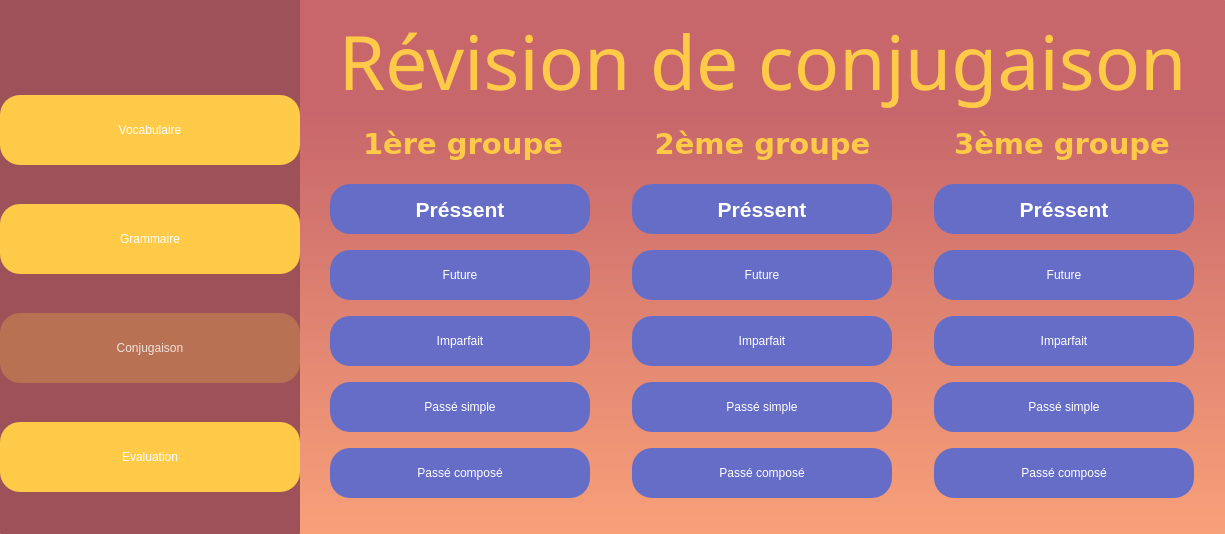
<?xml version="1.0" encoding="UTF-8"?>
<ui version="4.0">
 <class>MainWindow</class>
 <widget class="QMainWindow" name="MainWindow">
  <property name="geometry">
   <rect>
    <x>0</x>
    <y>0</y>
    <width>1225</width>
    <height>534</height>
   </rect>
  </property>
  <property name="windowTitle">
   <string>MainWindow</string>
  </property>
  <property name="styleSheet">
   <string notr="true">border-radius: 1px</string>
  </property>
  <widget class="QWidget" name="centralwidget">
   <property name="styleSheet">
    <string notr="true">background-color: qlineargradient(spread:pad, x1:1, y1:0.21, x2:1, y2:1, stop:0 rgba(199, 103, 107, 255), stop:1 rgba(248, 161, 121, 255));</string>
   </property>
   <layout class="QGridLayout" name="gridLayout_4">
    <property name="leftMargin">
     <number>0</number>
    </property>
    <property name="topMargin">
     <number>0</number>
    </property>
    <property name="rightMargin">
     <number>0</number>
    </property>
    <property name="bottomMargin">
     <number>0</number>
    </property>
    <property name="spacing">
     <number>0</number>
    </property>
    <item row="0" column="0">
     <widget class="QFrame" name="side_menu">
      <property name="minimumSize">
       <size>
        <width>0</width>
        <height>0</height>
       </size>
      </property>
      <property name="maximumSize">
       <size>
        <width>300</width>
        <height>16777215</height>
       </size>
      </property>
      <property name="layoutDirection">
       <enum>Qt::LeftToRight</enum>
      </property>
      <property name="styleSheet">
       <string notr="true">background-color: rgb(157, 81, 88);</string>
      </property>
      <property name="frameShape">
       <enum>QFrame::StyledPanel</enum>
      </property>
      <property name="frameShadow">
       <enum>QFrame::Raised</enum>
      </property>
      <layout class="QGridLayout" name="gridLayout">
       <property name="leftMargin">
        <number>0</number>
       </property>
       <property name="topMargin">
        <number>0</number>
       </property>
       <property name="rightMargin">
        <number>0</number>
       </property>
       <property name="bottomMargin">
        <number>0</number>
       </property>
       <property name="spacing">
        <number>0</number>
       </property>
       <item row="3" column="0">
        <widget class="QToolButton" name="btn_to_gram">
         <property name="maximumSize">
          <size>
           <width>500</width>
           <height>70</height>
          </size>
         </property>
         <property name="cursor">
          <cursorShape>PointingHandCursor</cursorShape>
         </property>
         <property name="styleSheet">
          <string notr="true">background-color: rgb(255, 202, 71);
border-radius: 20px;
color: white;
font: 700 22pt &quot;Segoe UI Variable Display&quot;;</string>
         </property>
         <property name="text">
          <string>Grammaire</string>
         </property>
        </widget>
       </item>
       <item row="6" column="0">
        <widget class="QToolButton" name="btn_to_eval">
         <property name="maximumSize">
          <size>
           <width>500</width>
           <height>70</height>
          </size>
         </property>
         <property name="cursor">
          <cursorShape>PointingHandCursor</cursorShape>
         </property>
         <property name="styleSheet">
          <string notr="true">background-color: rgb(255, 202, 71);
border-radius: 20px;
color: white;
font: 700 22pt &quot;Segoe UI Variable Display&quot;;</string>
         </property>
         <property name="text">
          <string>Evaluation</string>
         </property>
        </widget>
       </item>
       <item row="5" column="0">
        <widget class="QToolButton" name="toolButton">
         <property name="enabled">
          <bool>false</bool>
         </property>
         <property name="maximumSize">
          <size>
           <width>500</width>
           <height>70</height>
          </size>
         </property>
         <property name="cursor">
          <cursorShape>PointingHandCursor</cursorShape>
         </property>
         <property name="styleSheet">
          <string notr="true">background-color: rgba(255, 202, 71,70);
border-radius: 20px;
color: rgba(255, 255,255,200);
font: 700 22pt &quot;Segoe UI Variable Display&quot;;</string>
         </property>
         <property name="text">
          <string>Conjugaison</string>
         </property>
        </widget>
       </item>
       <item row="1" column="0">
        <spacer name="verticalSpacer">
         <property name="orientation">
          <enum>Qt::Vertical</enum>
         </property>
         <property name="sizeType">
          <enum>QSizePolicy::Fixed</enum>
         </property>
         <property name="sizeHint" stdset="0">
          <size>
           <width>41</width>
           <height>56</height>
          </size>
         </property>
        </spacer>
       </item>
       <item row="2" column="0">
        <widget class="QToolButton" name="btn_to_vocab">
         <property name="enabled">
          <bool>true</bool>
         </property>
         <property name="sizePolicy">
          <sizepolicy hsizetype="Preferred" vsizetype="Maximum">
           <horstretch>0</horstretch>
           <verstretch>0</verstretch>
          </sizepolicy>
         </property>
         <property name="maximumSize">
          <size>
           <width>500</width>
           <height>70</height>
          </size>
         </property>
         <property name="cursor">
          <cursorShape>PointingHandCursor</cursorShape>
         </property>
         <property name="layoutDirection">
          <enum>Qt::LeftToRight</enum>
         </property>
         <property name="styleSheet">
          <string notr="true">background-color: rgb(255, 202, 71);
border-radius: 20px;
color: white;
font: 700 22pt &quot;Segoe UI Variable Display&quot;;</string>
         </property>
         <property name="text">
          <string>Vocabulaire</string>
         </property>
        </widget>
       </item>
      </layout>
     </widget>
    </item>
    <item row="0" column="1">
     <widget class="QWidget" name="main_menu" native="true">
      <layout class="QGridLayout" name="gridLayout_3">
       <item row="0" column="0">
        <widget class="QFrame" name="title_frame">
         <property name="maximumSize">
          <size>
           <width>16777215</width>
           <height>200</height>
          </size>
         </property>
         <property name="styleSheet">
          <string notr="true">background-color: rgba(255, 255, 255,0);</string>
         </property>
         <property name="frameShape">
          <enum>QFrame::StyledPanel</enum>
         </property>
         <property name="frameShadow">
          <enum>QFrame::Raised</enum>
         </property>
         <layout class="QGridLayout" name="gridLayout_2">
          <property name="leftMargin">
           <number>0</number>
          </property>
          <property name="topMargin">
           <number>0</number>
          </property>
          <property name="rightMargin">
           <number>0</number>
          </property>
          <property name="bottomMargin">
           <number>0</number>
          </property>
          <property name="spacing">
           <number>0</number>
          </property>
          <item row="0" column="0">
           <widget class="QLabel" name="label">
            <property name="font">
             <font>
              <family>Sitka Heading Semibold</family>
              <pointsize>56</pointsize>
             </font>
            </property>
            <property name="styleSheet">
             <string notr="true">color:rgb(255, 202, 71);
background-color: rgba(255, 255, 255,0);</string>
            </property>
            <property name="text">
             <string>Révision de conjugaison</string>
            </property>
            <property name="alignment">
             <set>Qt::AlignCenter</set>
            </property>
           </widget>
          </item>
         </layout>
        </widget>
       </item>
       <item row="1" column="0">
        <widget class="QFrame" name="content_frame">
         <property name="styleSheet">
          <string notr="true">background-color: rgba(255, 255, 255,0);</string>
         </property>
         <property name="frameShape">
          <enum>QFrame::StyledPanel</enum>
         </property>
         <property name="frameShadow">
          <enum>QFrame::Raised</enum>
         </property>
         <layout class="QGridLayout" name="gridLayout_6">
          <property name="horizontalSpacing">
           <number>10</number>
          </property>
          <item row="0" column="0">
           <widget class="QLabel" name="label_2">
            <property name="minimumSize">
             <size>
              <width>0</width>
              <height>0</height>
             </size>
            </property>
            <property name="maximumSize">
             <size>
              <width>16777215</width>
              <height>16777215</height>
             </size>
            </property>
            <property name="font">
             <font>
              <family>Verdana</family>
              <pointsize>22</pointsize>
              <italic>false</italic>
              <bold>true</bold>
             </font>
            </property>
            <property name="styleSheet">
             <string notr="true">color:rgb(255, 202, 71);

background-color: rgba(255, 255, 255,0);
font: 700 22pt &quot;Verdana&quot;;</string>
            </property>
            <property name="text">
             <string>1ère groupe</string>
            </property>
            <property name="alignment">
             <set>Qt::AlignCenter</set>
            </property>
           </widget>
          </item>
          <item row="0" column="1">
           <widget class="QLabel" name="label_3">
            <property name="maximumSize">
             <size>
              <width>16777215</width>
              <height>60</height>
             </size>
            </property>
            <property name="font">
             <font>
              <family>Verdana</family>
              <pointsize>22</pointsize>
              <italic>false</italic>
              <bold>true</bold>
             </font>
            </property>
            <property name="styleSheet">
             <string notr="true">color:rgb(255, 202, 71);
background-color: rgba(255, 255, 255,0);
font: 700 22pt &quot;Verdana&quot;;</string>
            </property>
            <property name="text">
             <string>2ème groupe</string>
            </property>
            <property name="alignment">
             <set>Qt::AlignCenter</set>
            </property>
           </widget>
          </item>
          <item row="0" column="2">
           <widget class="QLabel" name="label_4">
            <property name="maximumSize">
             <size>
              <width>16777215</width>
              <height>60</height>
             </size>
            </property>
            <property name="font">
             <font>
              <family>Verdana</family>
              <pointsize>22</pointsize>
              <italic>false</italic>
              <bold>true</bold>
             </font>
            </property>
            <property name="styleSheet">
             <string notr="true">color:rgb(255, 202, 71);
background-color: rgba(255, 255, 255,0);
font: 700 22pt &quot;Verdana&quot;;</string>
            </property>
            <property name="text">
             <string>3ème groupe</string>
            </property>
            <property name="alignment">
             <set>Qt::AlignCenter</set>
            </property>
           </widget>
          </item>
          <item row="1" column="0" colspan="3">
           <widget class="QFrame" name="frame">
            <property name="frameShape">
             <enum>QFrame::StyledPanel</enum>
            </property>
            <property name="frameShadow">
             <enum>QFrame::Raised</enum>
            </property>
            <layout class="QGridLayout" name="gridLayout_5">
             <property name="leftMargin">
              <number>0</number>
             </property>
             <property name="topMargin">
              <number>17</number>
             </property>
             <property name="rightMargin">
              <number>0</number>
             </property>
             <property name="bottomMargin">
              <number>0</number>
             </property>
             <property name="horizontalSpacing">
              <number>30</number>
             </property>
             <property name="verticalSpacing">
              <number>16</number>
             </property>
             <item row="0" column="0">
              <widget class="QPushButton" name="btn_gr1_pr">
               <property name="minimumSize">
                <size>
                 <width>0</width>
                 <height>50</height>
                </size>
               </property>
               <property name="maximumSize">
                <size>
                 <width>260</width>
                 <height>16777215</height>
                </size>
               </property>
               <property name="font">
                <font>
                 <family>Tahoma</family>
                 <pointsize>16</pointsize>
                 <italic>false</italic>
                 <bold>true</bold>
                </font>
               </property>
               <property name="cursor">
                <cursorShape>PointingHandCursor</cursorShape>
               </property>
               <property name="styleSheet">
                <string notr="true">border-radius:20px;
background-color:rgb(102, 109, 198); 
font: 700 16pt &quot;Tahoma&quot;;
color: rgb(255, 255, 255);

</string>
               </property>
               <property name="text">
                <string>Préssent</string>
               </property>
              </widget>
             </item>
             <item row="0" column="1">
              <widget class="QPushButton" name="btn_gr2_pr">
               <property name="minimumSize">
                <size>
                 <width>0</width>
                 <height>50</height>
                </size>
               </property>
               <property name="maximumSize">
                <size>
                 <width>260</width>
                 <height>16777215</height>
                </size>
               </property>
               <property name="font">
                <font>
                 <family>Tahoma</family>
                 <pointsize>16</pointsize>
                 <italic>false</italic>
                 <bold>true</bold>
                </font>
               </property>
               <property name="cursor">
                <cursorShape>PointingHandCursor</cursorShape>
               </property>
               <property name="styleSheet">
                <string notr="true">border-radius:20px;
background-color:rgb(102, 109, 198); 
font: 700 16pt &quot;Tahoma&quot;;
color: rgb(255, 255, 255);

</string>
               </property>
               <property name="text">
                <string>Préssent</string>
               </property>
              </widget>
             </item>
             <item row="0" column="2">
              <widget class="QPushButton" name="btn_gr3_pr">
               <property name="minimumSize">
                <size>
                 <width>0</width>
                 <height>50</height>
                </size>
               </property>
               <property name="maximumSize">
                <size>
                 <width>260</width>
                 <height>16777215</height>
                </size>
               </property>
               <property name="font">
                <font>
                 <family>Tahoma</family>
                 <pointsize>16</pointsize>
                 <italic>false</italic>
                 <bold>true</bold>
                </font>
               </property>
               <property name="cursor">
                <cursorShape>PointingHandCursor</cursorShape>
               </property>
               <property name="styleSheet">
                <string notr="true">border-radius:20px;
background-color:rgb(102, 109, 198); 
font: 700 16pt &quot;Tahoma&quot;;
color: rgb(255, 255, 255);

</string>
               </property>
               <property name="text">
                <string>Préssent</string>
               </property>
              </widget>
             </item>
             <item row="1" column="0">
              <widget class="QPushButton" name="btn_gr1_fu">
               <property name="minimumSize">
                <size>
                 <width>0</width>
                 <height>50</height>
                </size>
               </property>
               <property name="maximumSize">
                <size>
                 <width>260</width>
                 <height>16777215</height>
                </size>
               </property>
               <property name="cursor">
                <cursorShape>PointingHandCursor</cursorShape>
               </property>
               <property name="styleSheet">
                <string notr="true">border-radius:20px;
background-color:rgb(102, 109, 198); 
font: 700 16pt &quot;Tahoma&quot;;
color: rgb(255, 255, 255);

</string>
               </property>
               <property name="text">
                <string>Future</string>
               </property>
              </widget>
             </item>
             <item row="1" column="1">
              <widget class="QPushButton" name="btn_gr2_fu">
               <property name="minimumSize">
                <size>
                 <width>0</width>
                 <height>50</height>
                </size>
               </property>
               <property name="maximumSize">
                <size>
                 <width>260</width>
                 <height>16777215</height>
                </size>
               </property>
               <property name="cursor">
                <cursorShape>PointingHandCursor</cursorShape>
               </property>
               <property name="styleSheet">
                <string notr="true">border-radius:20px;
background-color:rgb(102, 109, 198); 
font: 700 16pt &quot;Tahoma&quot;;
color: rgb(255, 255, 255);

</string>
               </property>
               <property name="text">
                <string>Future</string>
               </property>
              </widget>
             </item>
             <item row="1" column="2">
              <widget class="QPushButton" name="btn_gr3_fu">
               <property name="minimumSize">
                <size>
                 <width>0</width>
                 <height>50</height>
                </size>
               </property>
               <property name="maximumSize">
                <size>
                 <width>260</width>
                 <height>16777215</height>
                </size>
               </property>
               <property name="cursor">
                <cursorShape>PointingHandCursor</cursorShape>
               </property>
               <property name="styleSheet">
                <string notr="true">border-radius:20px;
background-color:rgb(102, 109, 198); 
font: 700 16pt &quot;Tahoma&quot;;
color: rgb(255, 255, 255);

</string>
               </property>
               <property name="text">
                <string>Future</string>
               </property>
              </widget>
             </item>
             <item row="2" column="0">
              <widget class="QPushButton" name="btn_gr1_im">
               <property name="minimumSize">
                <size>
                 <width>0</width>
                 <height>50</height>
                </size>
               </property>
               <property name="maximumSize">
                <size>
                 <width>260</width>
                 <height>16777215</height>
                </size>
               </property>
               <property name="cursor">
                <cursorShape>PointingHandCursor</cursorShape>
               </property>
               <property name="styleSheet">
                <string notr="true">border-radius:20px;
background-color:rgb(102, 109, 198); 
font: 700 16pt &quot;Tahoma&quot;;
color: rgb(255, 255, 255);

</string>
               </property>
               <property name="text">
                <string>Imparfait</string>
               </property>
              </widget>
             </item>
             <item row="2" column="1">
              <widget class="QPushButton" name="btn_gr2_im">
               <property name="minimumSize">
                <size>
                 <width>0</width>
                 <height>50</height>
                </size>
               </property>
               <property name="maximumSize">
                <size>
                 <width>260</width>
                 <height>16777215</height>
                </size>
               </property>
               <property name="cursor">
                <cursorShape>PointingHandCursor</cursorShape>
               </property>
               <property name="styleSheet">
                <string notr="true">border-radius:20px;
background-color:rgb(102, 109, 198); 
font: 700 16pt &quot;Tahoma&quot;;
color: rgb(255, 255, 255);

</string>
               </property>
               <property name="text">
                <string>Imparfait</string>
               </property>
              </widget>
             </item>
             <item row="2" column="2">
              <widget class="QPushButton" name="btn_gr3_im">
               <property name="minimumSize">
                <size>
                 <width>0</width>
                 <height>50</height>
                </size>
               </property>
               <property name="maximumSize">
                <size>
                 <width>260</width>
                 <height>16777215</height>
                </size>
               </property>
               <property name="cursor">
                <cursorShape>PointingHandCursor</cursorShape>
               </property>
               <property name="styleSheet">
                <string notr="true">border-radius:20px;
background-color:rgb(102, 109, 198); 
font: 700 16pt &quot;Tahoma&quot;;
color: rgb(255, 255, 255);

</string>
               </property>
               <property name="text">
                <string>Imparfait</string>
               </property>
              </widget>
             </item>
             <item row="3" column="0">
              <widget class="QPushButton" name="btn_gr1_ps">
               <property name="minimumSize">
                <size>
                 <width>0</width>
                 <height>50</height>
                </size>
               </property>
               <property name="maximumSize">
                <size>
                 <width>260</width>
                 <height>16777215</height>
                </size>
               </property>
               <property name="cursor">
                <cursorShape>PointingHandCursor</cursorShape>
               </property>
               <property name="styleSheet">
                <string notr="true">border-radius:20px;
background-color:rgb(102, 109, 198); 
font: 700 16pt &quot;Tahoma&quot;;
color: rgb(255, 255, 255);

</string>
               </property>
               <property name="text">
                <string>Passé simple</string>
               </property>
              </widget>
             </item>
             <item row="3" column="1">
              <widget class="QPushButton" name="btn_gr2_ps">
               <property name="minimumSize">
                <size>
                 <width>0</width>
                 <height>50</height>
                </size>
               </property>
               <property name="maximumSize">
                <size>
                 <width>260</width>
                 <height>16777215</height>
                </size>
               </property>
               <property name="cursor">
                <cursorShape>PointingHandCursor</cursorShape>
               </property>
               <property name="styleSheet">
                <string notr="true">border-radius:20px;
background-color:rgb(102, 109, 198); 
font: 700 16pt &quot;Tahoma&quot;;
color: rgb(255, 255, 255);

</string>
               </property>
               <property name="text">
                <string>Passé simple</string>
               </property>
              </widget>
             </item>
             <item row="3" column="2">
              <widget class="QPushButton" name="btn_gr3_ps">
               <property name="minimumSize">
                <size>
                 <width>0</width>
                 <height>50</height>
                </size>
               </property>
               <property name="maximumSize">
                <size>
                 <width>260</width>
                 <height>16777215</height>
                </size>
               </property>
               <property name="cursor">
                <cursorShape>PointingHandCursor</cursorShape>
               </property>
               <property name="styleSheet">
                <string notr="true">border-radius:20px;
background-color:rgb(102, 109, 198); 
font: 700 16pt &quot;Tahoma&quot;;
color: rgb(255, 255, 255);

</string>
               </property>
               <property name="text">
                <string>Passé simple</string>
               </property>
              </widget>
             </item>
             <item row="4" column="0">
              <widget class="QPushButton" name="btn_gr1_pc">
               <property name="minimumSize">
                <size>
                 <width>0</width>
                 <height>50</height>
                </size>
               </property>
               <property name="maximumSize">
                <size>
                 <width>260</width>
                 <height>16777215</height>
                </size>
               </property>
               <property name="cursor">
                <cursorShape>PointingHandCursor</cursorShape>
               </property>
               <property name="styleSheet">
                <string notr="true">border-radius:20px;
background-color:rgb(102, 109, 198); 
font: 700 16pt &quot;Tahoma&quot;;
color: rgb(255, 255, 255);

</string>
               </property>
               <property name="text">
                <string>Passé composé</string>
               </property>
              </widget>
             </item>
             <item row="4" column="1">
              <widget class="QPushButton" name="btn_gr2_pc">
               <property name="minimumSize">
                <size>
                 <width>0</width>
                 <height>50</height>
                </size>
               </property>
               <property name="maximumSize">
                <size>
                 <width>260</width>
                 <height>16777215</height>
                </size>
               </property>
               <property name="cursor">
                <cursorShape>PointingHandCursor</cursorShape>
               </property>
               <property name="styleSheet">
                <string notr="true">border-radius:20px;
background-color:rgb(102, 109, 198); 
font: 700 16pt &quot;Tahoma&quot;;
color: rgb(255, 255, 255);

</string>
               </property>
               <property name="text">
                <string>Passé composé</string>
               </property>
              </widget>
             </item>
             <item row="4" column="2">
              <widget class="QPushButton" name="btn_gr3_pc">
               <property name="minimumSize">
                <size>
                 <width>0</width>
                 <height>50</height>
                </size>
               </property>
               <property name="maximumSize">
                <size>
                 <width>260</width>
                 <height>16777215</height>
                </size>
               </property>
               <property name="cursor">
                <cursorShape>PointingHandCursor</cursorShape>
               </property>
               <property name="styleSheet">
                <string notr="true">border-radius:20px;
background-color:rgb(102, 109, 198); 
font: 700 16pt &quot;Tahoma&quot;;
color: rgb(255, 255, 255);

</string>
               </property>
               <property name="text">
                <string>Passé composé</string>
               </property>
              </widget>
             </item>
            </layout>
           </widget>
          </item>
         </layout>
        </widget>
       </item>
       <item row="2" column="0">
        <spacer name="verticalSpacer_2">
         <property name="orientation">
          <enum>Qt::Vertical</enum>
         </property>
         <property name="sizeType">
          <enum>QSizePolicy::Preferred</enum>
         </property>
         <property name="sizeHint" stdset="0">
          <size>
           <width>20</width>
           <height>40</height>
          </size>
         </property>
        </spacer>
       </item>
      </layout>
     </widget>
    </item>
   </layout>
  </widget>
 </widget>
 <resources/>
 <connections/>
</ui>
